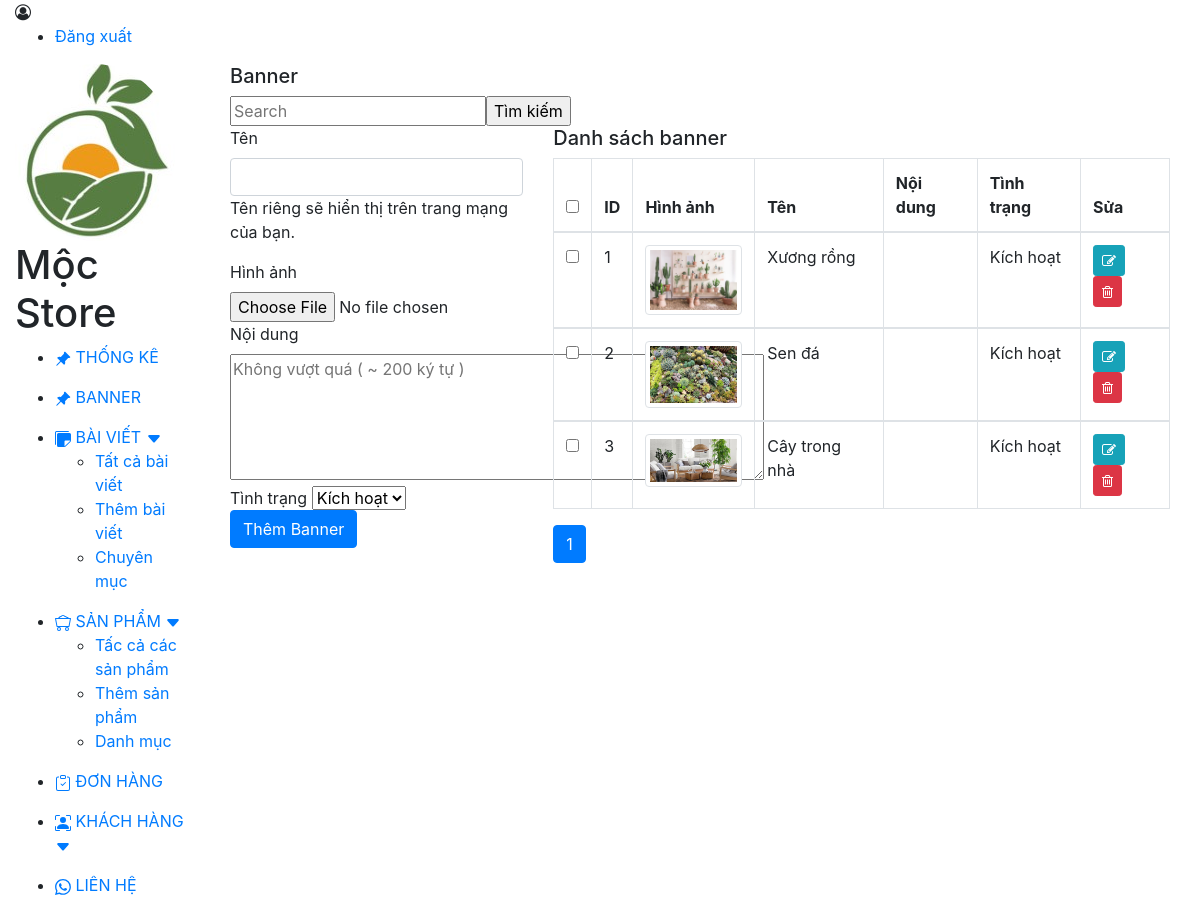
Screenshot of /Bancaycanh/admin/index_admin.php?admin_moc=Banner with the database file from the repository.
### tables this page shows
CREATE TABLE `banner` (
  `id_banner` int(11) NOT NULL,
  `name_banner` varchar(50) NOT NULL,
  `image_banner` varchar(500) DEFAULT NULL,
  `caption_banner` varchar(200) DEFAULT NULL,
  `active_banner` varchar(50) NOT NULL
);

### Bancaycanh/admin/modules/banner.php (the view, shortened to what this page needs)
<?php
include '../db/config.php';
?>
<!DOCTYPE html>
<html lang="en">
<head>
    <link rel="stylesheet" href="css/banner.css"></link>
</head>
<body>
    <div class="container-fluid">
        <h5>Banner</h2>
        <form class="form-inline " method="POST" action="">
            <input name="tukhoa" class="form-context"  type="text" placeholder="Search" aria-label="Search">
            <input type="submit" class="form-context" name="Timkiem" value="Tìm kiếm">
        </form>
        <div class="row">
            <?php
            if(isset($_GET['quanly'])=='capnhap'){
                $idupdate=$_GET['idbn'];
                $sql_update_banner=mysqli_query($con, "SELECT * FROM banner WHERE id_banner='$idupdate'");
                $row_update_banner=mysqli_fetch_array($sql_update_banner);
                ?>
                <div class="col-4">
                    <form  method="POST" action="" enctype="multipart/form-data">
                        <div class="form-field">
                            <input type="hidden" name="id_banner" value="<?php echo $row_update_banner['id_banner']?>">
                            <label for="tag-name">Tên</label>
                            <input name="tag-name" class="form-context" id="tag-name" type="text" value="<?php echo $row_update_banner['name_banner']?>" size="40" aria-required="true">
                            <p>Tên riêng sẽ hiển thị trên trang mạng của bạn.</p>
                        </div>
                        <div class="ig">
                            <label >Hình ảnh</label>
                            <input name="hinhanh" class="form-context" type="file" size="40" aria-required="true">
                            <img  class="img-thumbnail" src="image/banner/<?php echo $row_update_banner['image_banner']?>" width="20%" height="20%">
                        </div>
                        <div class="form-field ">
                            <label for="caption">Nội dung</label>
                            <textarea name="caption" class="form-context" id="caption" rows="5" cols="50%"><?php echo $row_update_banner['caption_banner']?></textarea>
                        </div>
                        <div class="form-field ">Tình trạng
                            <select name="statusBanner" class="form-context">
                            <?php
                            if($row_update_banner['active_banner']==1){
                                ?>
                                <option value="1" selected>Kích hoạt</option>
                                <option value="0">Ẩn</option>
                                <?php
                                }else{
                                    ?>
                                    <option value="1">Kích hoạt</option>
                                    <option value="0" selected>Ẩn</option>
                                    <?php
                                    }
                                    ?>
                            </select>
                        </div>
                        <p class="submit">
                            <input type="submit" name="submitud" id="submit" class="btn btn-primary" value="Chỉnh sửa Banner">	<span class="spinner"></span>
                            <a href="index_admin.php?admin_moc=Banner" class="btn btn-warning"><i class="fa fa-angle-left"></i> Trở lại</a>
                        </p>
                    </form>
                </div>
            <?php
            }else{
                ?>
                <div class="col-4">
                    <form  method="POST" action="" enctype="multipart/form-data">
                        <div class="form-field">
                            <label for="tag-name">Tên</label>
                            <input name="tag-name" data-success="right" type="text" class="form-control" required="required" size="40" aria-required="true">
                            <p>Tên riêng sẽ hiển thị trên trang mạng của bạn.</p>
                        </div>
                        <div class="ig">
                            <label>Hình ảnh</label>
                            <input name="hinhanh" class="form-context" type="file" size="40" aria-required="true">
                        </div>
                        <div class="form-field ">
                            <label for="caption">Nội dung</label>
                            <textarea name="caption" class="form-context" id="caption" rows="5" cols="50%" placeholder="Không vượt quá ( ~ 200 ký tự )"></textarea>
                        </div>
                        <div class="form-field ">Tình trạng
                            <select name="statusBanner" class="form-context">
                                <option value="1">Kích hoạt</option>
                            </select>
                        </div>
                        <p class="submit">
                            <input type="submit" name="submit" id="submit" class="btn btn-primary" value="Thêm Banner">	<span class="spinner"></span>
                        </p>
                    </form>
                </div>
                <?php
            }
                ?>
                <div class="col-8">
                <?php
                if(isset($_POST['Timkiem'])){
                    $tukhoa=$_POST['tukhoa'];
                    $sum_banner_page= !empty($_GET['per-page'])?$_GET['per-page']:3;
                    $current_page= !empty($_GET['page'])?$_GET['page']:1;
                    $offset=($current_page -1 ) * $sum_banner_page;
                    $sql_select_banner = mysqli_query($con,"SELECT * FROM banner WHERE name_banner like '%$tukhoa%' ORDER BY id_banner DESC LIMIT $sum_banner_page OFFSET $offset");
                    $totalRecord=mysqli_query($con,"SELECT * FROM banner WHERE name_banner like '%$tukhoa%'");
                    $row_count=mysqli_num_rows($totalRecord);
                    $totalPages= ceil($row_count/$sum_banner_page);
                    ?>
                    <h5>Danh sách banner</h5>
                <table class="table table-bordered table-hover">
                    <thead>
                        <tr>
                            <th><input id="check_all" type="checkbox"></th>
                            <th class="hidden-xs">ID</th>
                            <th>Hình ảnh</th>
                            <th>Tên</th>
                            <th class="hidden-sm hidden-xs">Nội dung</th>
                            <th>Tình trạng</th>
                            <th>Sửa</th>
                        </tr>
                    </thead>
                    <?php
                    $i = 0;
                    while($row_banner = mysqli_fetch_array($sql_select_banner)){
                        $i++;
                        ?>
                    <tbody>
                        <tr>
                            <td>
                            <input name="id[]" type="checkbox" value="1">
                            </td>
                            <td class="hidden-xs"><?php echo $i?></td>
                            <td>
                            <img class="img-thumbnail" src="image/banner/<?php echo $row_banner['image_banner'] ?>" alt="" width="100px">
                            </td>
                            <td class="hidden-sm hidden-xs"><?php echo $row_banner['name_banner']?></td>
                            <td class="hidden-sm hidden-xs"><?php echo $row_banner['caption_banner']?></td>
                            <td>
                                <?php if(($row_banner['active_banner'])==1){ echo "Kích hoạt"; }else{echo "Ẩn";}?>
                            </td>
                            <td>
                            <a href="?admin_moc=Banner&quanly==capnhap&idbn=<?php echo $row_banner['id_banner'] ?>"><button class="btn btn-info btn-sm"><i class="fa fa-edit"></i></button>
                            <a href="?admin_moc=Banner&xoa=<?php echo $row_banner['id_banner']?>" title="Xóa"><button class="btn btn-danger btn-sm"><i class="fa fa-trash-o"></i>
                            </td>
                        </tr>
                    </tbody>
                    <?php
                    }
                    ?>
                </table>
                    <?php
                }else{
                    ?>
                    <h5>Danh sách banner</h5>
                <?php
                    $sum_banner_page= !empty($_GET['per-page'])?$_GET['per-page']:3;
                    $current_page= !empty($_GET['page'])?$_GET['page']:1;
                    $offset=($current_page -1 ) * $sum_banner_page;
                    $sql_select_banner = mysqli_query($con,"SELECT * FROM banner ORDER BY id_banner DESC LIMIT $sum_banner_page OFFSET $offset");
                    $totalRecord=mysqli_query($con,"SELECT * FROM banner");
                    $row_count=mysqli_num_rows($totalRecord);
                    $totalPages= ceil($row_count/$sum_banner_page);
                    ?>
                <table class="table table-bordered table-hover">
                    <thead>
                        <tr>
                            <th><input id="check_all" type="checkbox"></th>
                            <th class="hidden-xs">ID</th>
                            <th>Hình ảnh</th>
                            <th>Tên</th>
                            <th class="hidden-sm hidden-xs">Nội dung</th>
                            <th>Tình trạng</th>
                            <th>Sửa</th>
                        </tr>
                    </thead>
                    <?php
                    $i = 0;
                    while($row_banner = mysqli_fetch_array($sql_select_banner)){
                        $i++;
                        ?>
                    <tbody>
                        <tr>
                            <td>
                            <input name="id[]" type="checkbox" value="1">
                            </td>
                            <td class="hidden-xs"><?php echo $i?></td>
                            <td>
                            <img class="img-thumbnail" src="image/banner/<?php echo $row_banner['image_banner'] ?>" alt="" width="100px">
                            </td>
                            <td class="hidden-sm hidden-xs"><?php echo $row_banner['name_banner']?></td>
                            <td class="hidden-sm hidden-xs"><?php echo $row_banner['caption_banner']?></td>
                            <td>
                                <?php if(($row_banner['active_banner'])==1){ echo "Kích hoạt"; }else{echo "Ẩn";}?>
                            </td>
                            <td>
                            <a href="?admin_moc=Banner&quanly==capnhap&idbn=<?php echo $row_banner['id_banner'] ?>"><button class="btn btn-info btn-sm"><i class="fa fa-edit"></i></button>
                            <a href="?admin_moc=Banner&xoa=<?php echo $row_banner['id_banner']?>" title="Xóa"><button class="btn btn-danger btn-sm"><i class="fa fa-trash-o"></i>
                            </td>
                        </tr>
                    </tbody>
                    <?php
                    }
                    ?>
                </table>
                    <?php
                }
                    ?>
                <nav aria-label="..." class ="pagina-button">
                    <ul class="pagination">
                        <?php for($num=1;$num <= $totalPages;$num++){
                            if($num != $current_page){
                                if($num > $current_page -2 && $num <= $current_page + 2){
                                    ?>
                                    <li class="page-item">
                                    <a class="page-link" href="?admin_moc=Banner&per-page=<?php echo $sum_banner_page?>&page=<?php echo $num?>"><?php echo $num?></a>
                                </li>
                                <?php
                                }
                            }else{
                                ?>
                                <li class="page-item active">
                                    <a class="page-link"><?php echo $num?></a>
                                </li>
                                <?php
                                }
                            }
                            ?>
                    </ul>
                </nav>
            </div>
        </div>
    </div>
</body>
</html>

### rows the page displays
banner: image_banner (picture), name_banner "Xương rồng", active_banner "Kích hoạt"
banner: image_banner (picture), name_banner "Sen đá", active_banner "Kích hoạt"
banner: image_banner (picture), name_banner "Cây trong nhà", active_banner "Kích hoạt"
